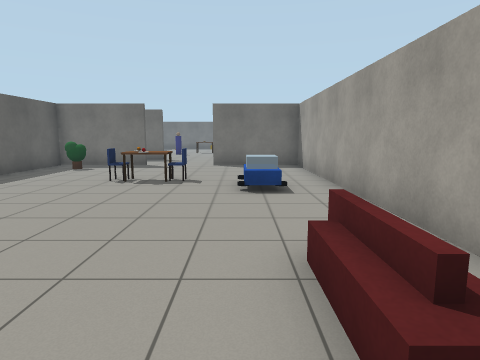
View 1 (above)

17 first-person views from a walk through a Gazebo world. The camera is 1.2 m above the floor, tilts 8° down and sees 75° across. The lines on the ground mark 1 m squares. The floor is counted in squares, 1 m on a side. Each view is taken from the middle of a square. On the plan, view 1 faces up. The plan holds only what a view shows up to about 13 squares ahead; the rest is blank.

View 2
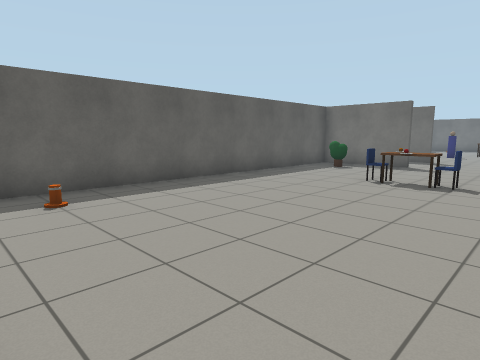

View 3
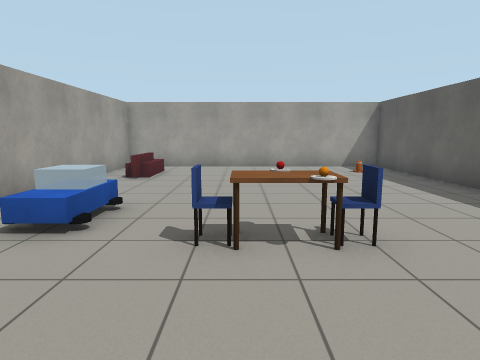

View 4
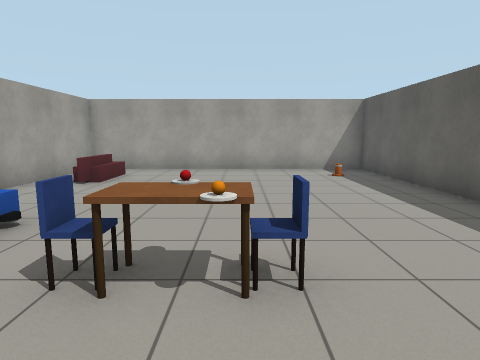

View 5
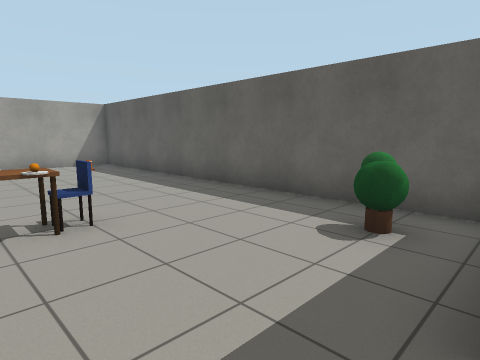

View 6
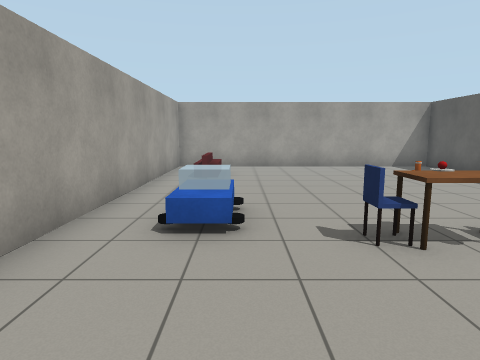

View 7
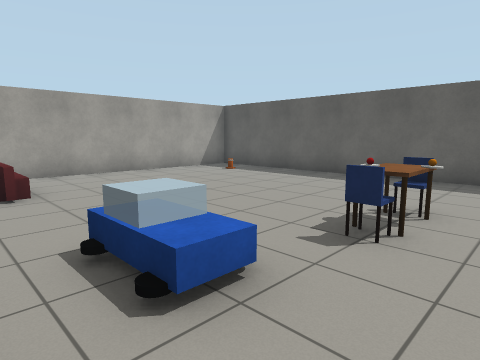

View 8
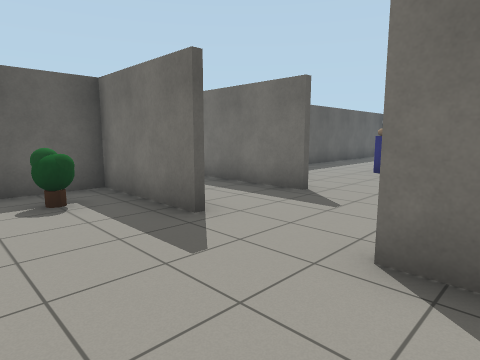

View 9
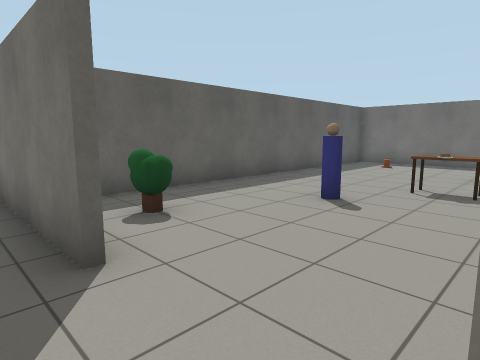

View 10
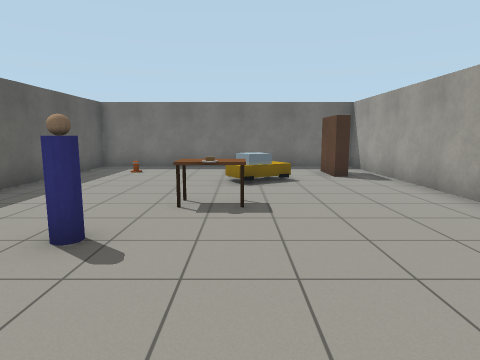

View 11
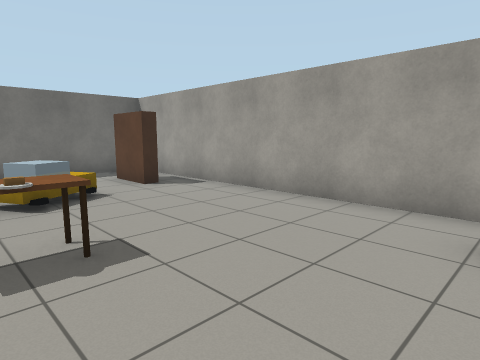

View 12
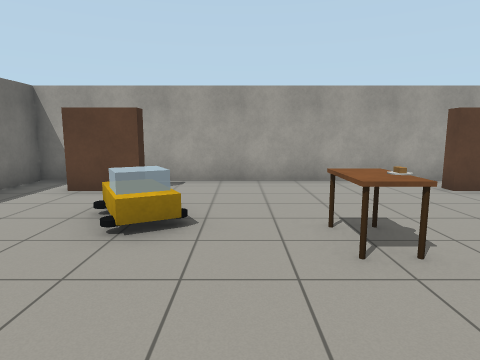

View 13
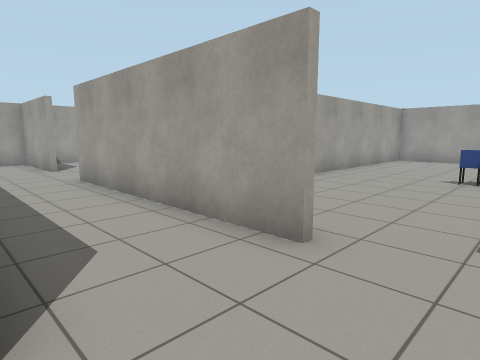

View 14
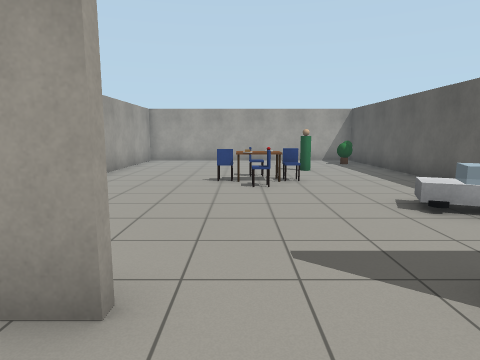

View 15
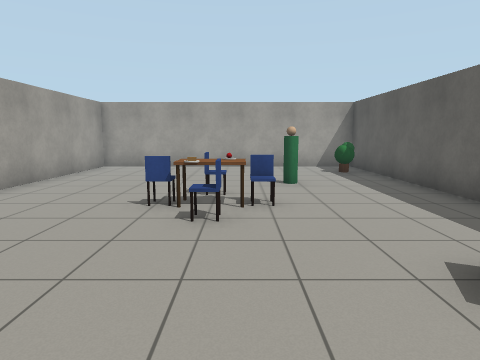

View 16
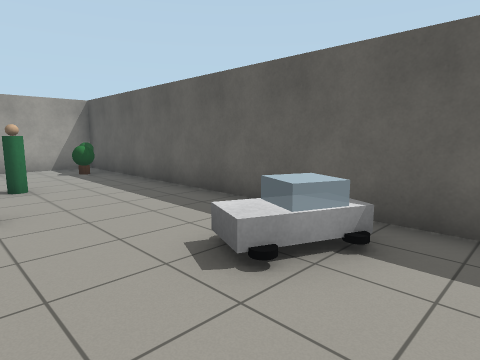

View 17
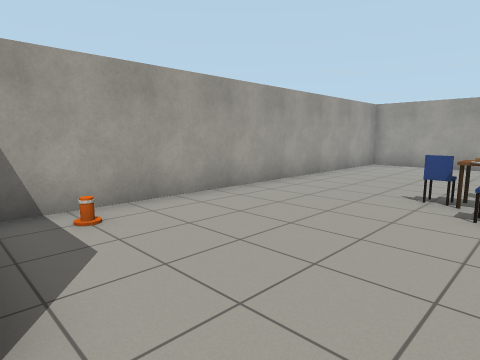

### Floor plan
Points are (right, up) in squares from view 1. A wall is a line through its corners. A room is listed if a view was taken in it or the views show most of it. See-through windows are left out.
Room 1 (views 1, 2, 3, 4, 5, 6, 7, 8)
walls: (-3.9, 12.9) (-7.4, 12.9) (-7.4, -0.5); (-7, -0.4) (2.4, -0.4) (2.4, 14); (2.5, 12.9) (-1.1, 12.9)
low walls: (1.1, 3.2) (1.1, 2.7); (0.8, 2.4) (0.8, 3.2)
ways out: opening at (-2.5, 13) to room 2
objects: other object (-6, 1); green ball (-6, 11); orange ball (-4, 9); blue box (-3, 8); plate (-3, 9); other object (-2, 8); blue box (-2, 9); black cylinder (0, 7); black cylinder (0, 8); other object (1, 1) to (1, 2); black cylinder (1, 7); other object (1, 8)
Room 2 (views 9, 13, 14)
walls: (-11.1, 13.1) (-3.9, 13.1); (-3.9, 15.9) (-8.4, 15.9); (-1.1, 13.1) (2.5, 13.1)
ways out: opening at (-2.5, 13) to room 1; opening at (-2.5, 16) to room 3; opening at (-12.5, 13) to room 4; opening at (-12.5, 16)
Room 3 (views 10, 11, 12)
walls: (1.2, 26.2) (0.8, 26.2) (0.8, 27.9); (0.8, 18.6) (0.8, 19.3) (1.2, 19.3); (2.4, 19.5) (2.4, 29.4) (-7.4, 29.4) (-7.4, 17.4)
ways out: opening at (-2.5, 16) to room 2; opening at (2, 18.5); gap at (1, 28)
objects: green ball (-6, 17); green ball (-5, 17); other object (-4, 20); other object (-3, 20); beige box (-3, 22) to (-2, 22); brown box (-3, 23) to (-2, 23); other object (-2, 25); black cylinder (-2, 26); other object (-1, 25); other object (-1, 26)
Room 4 (views 15, 16, 17)
walls: (-17.4, 11.5) (-17.4, -0.4) (-7, -0.4); (-7.6, -0.5) (-7.6, 12.4)
ways out: opening at (-12.5, 13) to room 2
objects: green ball (-16, 1); black cylinder (-16, 11); black cylinder (-15, 10); other object (-14, 4); other object (-13, 5); blue box (-13, 6); blue box (-13, 7); other object (-12, 6); blue box (-12, 7); other object (-12, 8)

Where each view was taken, in squares from view 1:
view 1: 0 up, 0 right, facing up
view 2: 0 up, 0 right, facing up-left
view 3: 12 up, 2 left, facing down
view 4: 11 up, 3 left, facing down
view 5: 13 up, 2 left, facing down-left
view 6: 12 up, 0 right, facing down
view 7: 10 up, 2 right, facing down-left
view 8: 10 up, 0 right, facing up-left
view 9: 15 up, 1 left, facing up-left
view 10: 17 up, 2 left, facing up
view 11: 19 up, 3 left, facing up-right
view 12: 24 up, 6 left, facing right
view 13: 16 up, 13 left, facing down-right
view 14: 15 up, 12 left, facing down
view 15: 12 up, 13 left, facing down
view 16: 12 up, 13 left, facing down-left
view 17: 13 up, 13 left, facing down-right
